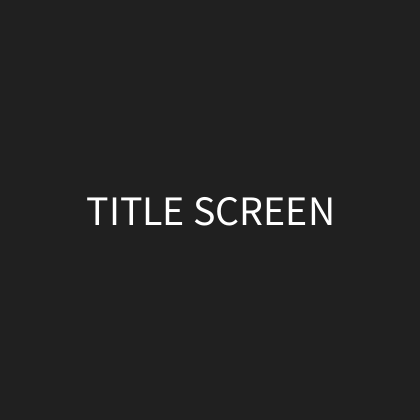
Frame 1 (no input)
Frame 60 (the mouse pressed at the canvas centre just before this capture): identical to frame 1, image omitted
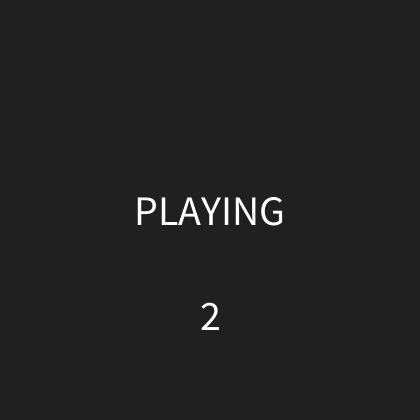
Frame 120 (the mouse held since frame 60 and released just before this capture)

The Processing sketch that drew these frames (run headless with seeded random() and noise(); from frame 60 on, the mouse is pressed at the canvas centre):

// Processing sketch: sketch_03_08_States
// ── sketch_03_08_States.pde
// 1. Different states of a sketch/app/game can be
//    easily represented with an enumeration. It
//    is also helpful to track not only the current
//    state but the previous state, in case you need
//    to return to play from pause, etc.
GameState currentState;
GameState prevState;

// 2. Elapsed is easily represented as millis() - start.
int start;
int elapsed;
int stop;

void setup() {
  size(420, 420);
  background(64);
  currentState = GameState.TITLE;
  prevState = null;
}

// 2. An enum is not enough. States may trigger one-off
//    functions when they are ENTERED and EXITED. They
//    may also regularly perform tasks while they are
//    sustained.
void draw() {
  background(32);
  textAlign(CENTER, CENTER);
  textSize(42);
  fill(255);
  stateOnSustain();
}

// 3. In a more nuanced implementation of this state engine,
//    states would change based on key or button presses.
void mousePressed() {
  if (currentState == GameState.TITLE) {
    setState(GameState.PLAYING);
  } else if (currentState == GameState.PLAYING) {
    setState(GameState.VICTORY);
  } else if (currentState == GameState.VICTORY) {
    setState(GameState.GAMEOVER);
  } else if (currentState == GameState.GAMEOVER) {
    setState(GameState.PAUSED);
  } else if (currentState == GameState.PAUSED) {
    setState(GameState.TITLE);
  }
}

// 4. setState takes in the new game state and
//    assigns it to current and previous states,
//    then manages the exiting and entering functions.
void setState(GameState newState) {
  prevState = currentState;
  currentState = newState;
  stateOnExit();
  stateOnEnter();
}

// 5. stateOnExit, stateOnEnter and stateOnSustain
//    work entirely as switchboards, redirecting to a
//    particular state's exiting and entering function.
//
void stateOnExit() {
  if (prevState != null) {
    if (prevState == GameState.TITLE) {
      titleOnExit();
    } else if (prevState == GameState.PLAYING) {
      playOnExit();
    } else if (prevState == GameState.VICTORY) {
      victoryOnExit();
    } else if (prevState == GameState.GAMEOVER) {
      gameOverOnExit();
    } else if (prevState == GameState.PAUSED) {
      pausedOnExit();
    }
  }
}

void titleOnExit() {
  println("Leaving title. Have fun on your adventure.");
}

void playOnExit() {
  stop = elapsed;
  println("You're leaving the mission area. " + stop);
}

void victoryOnExit() {
  println("Don't sit on your laurels.");
}

void gameOverOnExit() {
  println("Rejoining the fight.");
}

void pausedOnExit() {
  println("Game resumed.");
}

void stateOnEnter() {
  if (currentState == GameState.TITLE) {
    titleOnEnter();
  } else if (currentState == GameState.PLAYING) {
    playOnEnter();
  } else if (currentState == GameState.VICTORY) {
    victoryOnEnter();
  } else if (currentState == GameState.GAMEOVER) {
    gameOverOnEnter();
  } else if (currentState == GameState.PAUSED) {
    pausedOnEnter();
  }
}

void titleOnEnter() {
  start = millis();
  println("Welcome! You've now entered the title screen.");
}

void playOnEnter() {
  println("You've entered the arena!");
}

void victoryOnEnter() {
  println("Victory.");
}

void gameOverOnEnter() {
  println("Game Over.");
}

void pausedOnEnter() {
  println("You just paused the game.");
}

void stateOnSustain() {

  if (currentState == GameState.TITLE) {
    titleOnSustain();
  } else if (currentState == GameState.PLAYING) {
    playOnSustain();
  } else if (currentState == GameState.VICTORY) {
    victoryOnSustain();
  } else if (currentState == GameState.GAMEOVER) {
    gameOverOnSustain();
  } else if (currentState == GameState.PAUSED) {
    pausedOnSustain();
  }
}

void titleOnSustain() {
  text("TITLE SCREEN", width / 2.0, height / 2.0);
}

void playOnSustain() {
  text("PLAYING", width / 2.0, height / 2.0);
  elapsed = millis() - start;
  text(elapsed / 1000, width / 2.0, height * 3 / 4.0);
}

void victoryOnSustain() {
  text("VICTORY", width / 2.0, height / 2.0);
}

void gameOverOnSustain() {
  text("GAME OVER", width / 2.0, height / 2.0);
}

void pausedOnSustain() {
  text("PAUSED", width / 2.0, height / 2.0);
}
// ── GameState.pde
enum GameState {
  TITLE,
  PLAYING,
  VICTORY,
  GAMEOVER,
  PAUSED;
}
